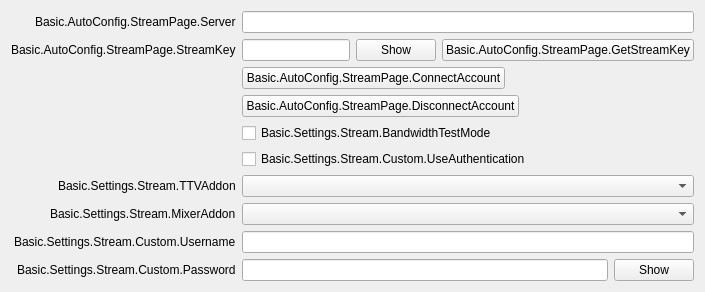
           <widget class="QWidget" name="streamKeyPage">
            <layout class="QFormLayout" name="streamkeyPageLayout">
             <property name="fieldGrowthPolicy">
              <enum>QFormLayout::AllNonFixedFieldsGrow</enum>
             </property>
             <property name="labelAlignment">
              <set>Qt::AlignRight|Qt::AlignTrailing|Qt::AlignVCenter</set>
             </property>
             <item row="0" column="0">
              <widget class="QLabel" name="serverLabel">
               <property name="text">
                <string>Basic.AutoConfig.StreamPage.Server</string>
               </property>
              </widget>
             </item>
             <item row="0" column="1">
              <widget class="QStackedWidget" name="serverStackedWidget">
               <property name="sizePolicy">
                <sizepolicy hsizetype="Preferred" vsizetype="Maximum">
                 <horstretch>0</horstretch>
                 <verstretch>0</verstretch>
                </sizepolicy>
               </property>
               <property name="currentIndex">
                <number>1</number>
               </property>
               <widget class="QWidget" name="servicePage">
                <layout class="QHBoxLayout" name="horizontalLayout_21">
                 <property name="leftMargin">
                  <number>0</number>
                 </property>
                 <property name="topMargin">
                  <number>0</number>
                 </property>
                 <property name="rightMargin">
                  <number>0</number>
                 </property>
                 <property name="bottomMargin">
                  <number>0</number>
                 </property>
                 <item>
                  <widget class="QComboBox" name="server"/>
                 </item>
                </layout>
               </widget>
               <widget class="QWidget" name="customPage">
                <layout class="QHBoxLayout" name="horizontalLayout_22">
                 <property name="leftMargin">
                  <number>0</number>
                 </property>
                 <property name="topMargin">
                  <number>0</number>
                 </property>
                 <property name="rightMargin">
                  <number>0</number>
                 </property>
                 <property name="bottomMargin">
                  <number>0</number>
                 </property>
                 <item>
                  <widget class="QLineEdit" name="customServer"/>
                 </item>
                </layout>
               </widget>
              </widget>
             </item>
             <item row="1" column="0">
              <widget class="QLabel" name="streamKeyLabel">
               <property name="text">
                <string>Basic.AutoConfig.StreamPage.StreamKey</string>
               </property>
               <property name="openExternalLinks">
                <bool>true</bool>
               </property>
               <property name="buddy">
                <cstring>key</cstring>
               </property>
              </widget>
             </item>
             <item row="1" column="1">
              <widget class="QWidget" name="streamKeyWidget" native="true">
               <layout class="QHBoxLayout" name="horizontalLayout_11">
                <property name="leftMargin">
                 <number>0</number>
                </property>
                <property name="topMargin">
                 <number>0</number>
                </property>
                <property name="rightMargin">
                 <number>0</number>
                </property>
                <property name="bottomMargin">
                 <number>0</number>
                </property>
                <item>
                 <widget class="QLineEdit" name="key">
                  <property name="inputMask">
                   <string notr="true"/>
                  </property>
                  <property name="text">
                   <string notr="true"/>
                  </property>
                  <property name="echoMode">
                   <enum>QLineEdit::Password</enum>
                  </property>
                 </widget>
                </item>
                <item>
                 <widget class="QPushButton" name="show">
                  <property name="text">
                   <string>Show</string>
                  </property>
                 </widget>
                </item>
                <item>
                 <widget class="UrlPushButton" name="getStreamKeyButton">
                  <property name="toolTip">
                   <string/>
                  </property>
                  <property name="toolTipDuration">
                   <number>-4</number>
                  </property>
                  <property name="text">
                   <string>Basic.AutoConfig.StreamPage.GetStreamKey</string>
                  </property>
                 </widget>
                </item>
               </layout>
              </widget>
             </item>
             <item row="3" column="0">
              <spacer name="horizontalSpacer_18">
               <property name="orientation">
                <enum>Qt::Horizontal</enum>
               </property>
               <property name="sizeHint" stdset="0">
                <size>
                 <width>170</width>
                 <height>8</height>
                </size>
               </property>
              </spacer>
             </item>
             <item row="3" column="1">
              <layout class="QHBoxLayout" name="horizontalLayout_15">
               <item>
                <widget class="QPushButton" name="connectAccount2">
                 <property name="text">
                  <string>Basic.AutoConfig.StreamPage.ConnectAccount</string>
                 </property>
                </widget>
               </item>
               <item>
                <spacer name="horizontalSpacer_19">
                 <property name="orientation">
                  <enum>Qt::Horizontal</enum>
                 </property>
                 <property name="sizeHint" stdset="0">
                  <size>
                   <width>40</width>
                   <height>20</height>
                  </size>
                 </property>
                </spacer>
               </item>
              </layout>
             </item>
             <item row="4" column="1">
              <layout class="QHBoxLayout" name="horizontalLayout_23">
               <item>
                <widget class="QPushButton" name="disconnectAccount">
                 <property name="text">
                  <string>Basic.AutoConfig.StreamPage.DisconnectAccount</string>
                 </property>
                </widget>
               </item>
               <item>
                <spacer name="horizontalSpacer_24">
                 <property name="orientation">
                  <enum>Qt::Horizontal</enum>
                 </property>
                 <property name="sizeHint" stdset="0">
                  <size>
                   <width>40</width>
                   <height>20</height>
                  </size>
                 </property>
                </spacer>
               </item>
              </layout>
             </item>
             <item row="5" column="1">
              <widget class="QCheckBox" name="bandwidthTestEnable">
               <property name="text">
                <string>Basic.Settings.Stream.BandwidthTestMode</string>
               </property>
              </widget>
             </item>
             <item row="6" column="1">
              <widget class="QCheckBox" name="useAuth">
               <property name="text">
                <string>Basic.Settings.Stream.Custom.UseAuthentication</string>
               </property>
              </widget>
             </item>
             <item row="9" column="0">
              <widget class="QLabel" name="authUsernameLabel">
               <property name="text">
                <string>Basic.Settings.Stream.Custom.Username</string>
               </property>
               <property name="buddy">
                <cstring>authUsername</cstring>
               </property>
              </widget>
             </item>
             <item row="9" column="1">
              <widget class="QLineEdit" name="authUsername"/>
             </item>
             <item row="10" column="0">
              <widget class="QLabel" name="authPwLabel">
               <property name="text">
                <string>Basic.Settings.Stream.Custom.Password</string>
               </property>
               <property name="buddy">
                <cstring>authPw</cstring>
               </property>
              </widget>
             </item>
             <item row="10" column="1">
              <widget class="QWidget" name="authPwWidget" native="true">
               <layout class="QHBoxLayout" name="horizontalLayout_25">
                <property name="leftMargin">
                 <number>0</number>
                </property>
                <property name="topMargin">
                 <number>0</number>
                </property>
                <property name="rightMargin">
                 <number>0</number>
                </property>
                <property name="bottomMargin">
                 <number>0</number>
                </property>
                <item>
                 <widget class="QLineEdit" name="authPw">
                  <property name="echoMode">
                   <enum>QLineEdit::Password</enum>
                  </property>
                 </widget>
                </item>
                <item>
                 <widget class="QPushButton" name="authPwShow">
                  <property name="text">
                   <string>Show</string>
                  </property>
                 </widget>
                </item>
               </layout>
              </widget>
             </item>
             <item row="7" column="1">
              <widget class="QComboBox" name="twitchAddonDropdown"/>
             </item>
             <item row="7" column="0">
              <widget class="QLabel" name="twitchAddonLabel">
               <property name="text">
                <string>Basic.Settings.Stream.TTVAddon</string>
               </property>
               <property name="buddy">
                <cstring>twitchAddonDropdown</cstring>
               </property>
              </widget>
             </item>
             <item row="8" column="0">
              <widget class="QLabel" name="mixerAddonLabel">
               <property name="text">
                <string>Basic.Settings.Stream.MixerAddon</string>
               </property>
               <property name="buddy">
                <cstring>mixerAddonDropdown</cstring>
               </property>
              </widget>
             </item>
             <item row="8" column="1">
              <widget class="QComboBox" name="mixerAddonDropdown"/>
             </item>
            </layout>
           </widget>
